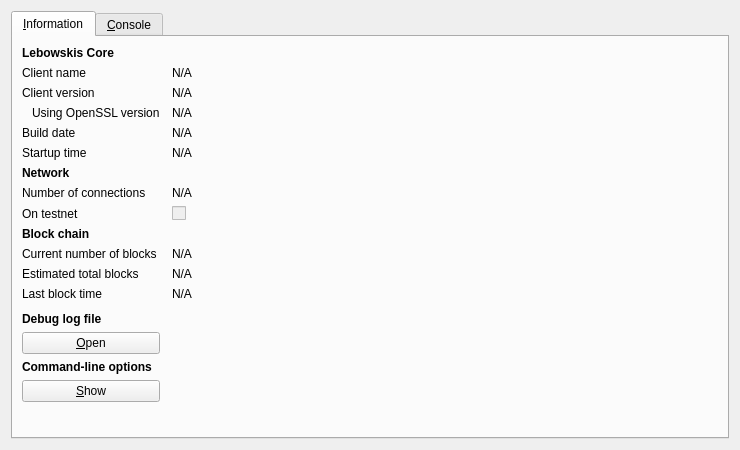
<?xml version="1.0" encoding="UTF-8"?>
<ui version="4.0">
 <class>RPCConsole</class>
 <widget class="QDialog" name="RPCConsole">
  <property name="geometry">
   <rect>
    <x>0</x>
    <y>0</y>
    <width>740</width>
    <height>450</height>
   </rect>
  </property>
  <property name="windowTitle">
   <string>Lebowskis - Debug window</string>
  </property>
  <layout class="QVBoxLayout" name="verticalLayout_2">
   <item>
    <widget class="QTabWidget" name="tabWidget">
     <property name="currentIndex">
      <number>0</number>
     </property>
     <widget class="QWidget" name="tab_info">
      <attribute name="title">
       <string>&amp;Information</string>
      </attribute>
      <layout class="QGridLayout" name="gridLayout" columnstretch="0,1">
       <property name="horizontalSpacing">
        <number>12</number>
       </property>
       <item row="0" column="0">
        <widget class="QLabel" name="label_9">
         <property name="font">
          <font>
           <weight>75</weight>
           <bold>true</bold>
          </font>
         </property>
         <property name="text">
          <string>Lebowskis Core</string>
         </property>
        </widget>
       </item>
       <item row="1" column="0">
        <widget class="QLabel" name="label_5">
         <property name="text">
          <string>Client name</string>
         </property>
        </widget>
       </item>
       <item row="1" column="1">
        <widget class="QLabel" name="clientName">
         <property name="cursor">
          <cursorShape>IBeamCursor</cursorShape>
         </property>
         <property name="text">
          <string>N/A</string>
         </property>
         <property name="textFormat">
          <enum>Qt::PlainText</enum>
         </property>
         <property name="textInteractionFlags">
          <set>Qt::LinksAccessibleByMouse|Qt::TextSelectableByKeyboard|Qt::TextSelectableByMouse</set>
         </property>
        </widget>
       </item>
       <item row="2" column="0">
        <widget class="QLabel" name="label_6">
         <property name="text">
          <string>Client version</string>
         </property>
        </widget>
       </item>
       <item row="2" column="1">
        <widget class="QLabel" name="clientVersion">
         <property name="cursor">
          <cursorShape>IBeamCursor</cursorShape>
         </property>
         <property name="text">
          <string>N/A</string>
         </property>
         <property name="textFormat">
          <enum>Qt::PlainText</enum>
         </property>
         <property name="textInteractionFlags">
          <set>Qt::LinksAccessibleByMouse|Qt::TextSelectableByKeyboard|Qt::TextSelectableByMouse</set>
         </property>
        </widget>
       </item>
       <item row="3" column="0">
        <widget class="QLabel" name="label_14">
         <property name="text">
          <string>Using OpenSSL version</string>
         </property>
         <property name="indent">
          <number>10</number>
         </property>
        </widget>
       </item>
       <item row="3" column="1">
        <widget class="QLabel" name="openSSLVersion">
         <property name="cursor">
          <cursorShape>IBeamCursor</cursorShape>
         </property>
         <property name="text">
          <string>N/A</string>
         </property>
         <property name="textFormat">
          <enum>Qt::PlainText</enum>
         </property>
         <property name="textInteractionFlags">
          <set>Qt::LinksAccessibleByMouse|Qt::TextSelectableByKeyboard|Qt::TextSelectableByMouse</set>
         </property>
        </widget>
       </item>
       <item row="4" column="0">
        <widget class="QLabel" name="label_12">
         <property name="text">
          <string>Build date</string>
         </property>
        </widget>
       </item>
       <item row="4" column="1">
        <widget class="QLabel" name="buildDate">
         <property name="cursor">
          <cursorShape>IBeamCursor</cursorShape>
         </property>
         <property name="text">
          <string>N/A</string>
         </property>
         <property name="textFormat">
          <enum>Qt::PlainText</enum>
         </property>
         <property name="textInteractionFlags">
          <set>Qt::LinksAccessibleByMouse|Qt::TextSelectableByKeyboard|Qt::TextSelectableByMouse</set>
         </property>
        </widget>
       </item>
       <item row="5" column="0">
        <widget class="QLabel" name="label_13">
         <property name="text">
          <string>Startup time</string>
         </property>
        </widget>
       </item>
       <item row="5" column="1">
        <widget class="QLabel" name="startupTime">
         <property name="cursor">
          <cursorShape>IBeamCursor</cursorShape>
         </property>
         <property name="text">
          <string>N/A</string>
         </property>
         <property name="textFormat">
          <enum>Qt::PlainText</enum>
         </property>
         <property name="textInteractionFlags">
          <set>Qt::LinksAccessibleByMouse|Qt::TextSelectableByKeyboard|Qt::TextSelectableByMouse</set>
         </property>
        </widget>
       </item>
       <item row="6" column="0">
        <widget class="QLabel" name="label_11">
         <property name="font">
          <font>
           <weight>75</weight>
           <bold>true</bold>
          </font>
         </property>
         <property name="text">
          <string>Network</string>
         </property>
        </widget>
       </item>
       <item row="7" column="0">
        <widget class="QLabel" name="label_7">
         <property name="text">
          <string>Number of connections</string>
         </property>
        </widget>
       </item>
       <item row="7" column="1">
        <widget class="QLabel" name="numberOfConnections">
         <property name="cursor">
          <cursorShape>IBeamCursor</cursorShape>
         </property>
         <property name="text">
          <string>N/A</string>
         </property>
         <property name="textFormat">
          <enum>Qt::PlainText</enum>
         </property>
         <property name="textInteractionFlags">
          <set>Qt::LinksAccessibleByMouse|Qt::TextSelectableByKeyboard|Qt::TextSelectableByMouse</set>
         </property>
        </widget>
       </item>
       <item row="8" column="0">
        <widget class="QLabel" name="label_8">
         <property name="text">
          <string>On testnet</string>
         </property>
        </widget>
       </item>
       <item row="8" column="1">
        <widget class="QCheckBox" name="isTestNet">
         <property name="enabled">
          <bool>false</bool>
         </property>
         <property name="text">
          <string/>
         </property>
        </widget>
       </item>
       <item row="9" column="0">
        <widget class="QLabel" name="label_10">
         <property name="font">
          <font>
           <weight>75</weight>
           <bold>true</bold>
          </font>
         </property>
         <property name="text">
          <string>Block chain</string>
         </property>
        </widget>
       </item>
       <item row="10" column="0">
        <widget class="QLabel" name="label_3">
         <property name="text">
          <string>Current number of blocks</string>
         </property>
        </widget>
       </item>
       <item row="10" column="1">
        <widget class="QLabel" name="numberOfBlocks">
         <property name="cursor">
          <cursorShape>IBeamCursor</cursorShape>
         </property>
         <property name="text">
          <string>N/A</string>
         </property>
         <property name="textFormat">
          <enum>Qt::PlainText</enum>
         </property>
         <property name="textInteractionFlags">
          <set>Qt::LinksAccessibleByMouse|Qt::TextSelectableByKeyboard|Qt::TextSelectableByMouse</set>
         </property>
        </widget>
       </item>
       <item row="11" column="0">
        <widget class="QLabel" name="label_4">
         <property name="text">
          <string>Estimated total blocks</string>
         </property>
        </widget>
       </item>
       <item row="11" column="1">
        <widget class="QLabel" name="totalBlocks">
         <property name="cursor">
          <cursorShape>IBeamCursor</cursorShape>
         </property>
         <property name="text">
          <string>N/A</string>
         </property>
         <property name="textFormat">
          <enum>Qt::PlainText</enum>
         </property>
         <property name="textInteractionFlags">
          <set>Qt::LinksAccessibleByMouse|Qt::TextSelectableByKeyboard|Qt::TextSelectableByMouse</set>
         </property>
        </widget>
       </item>
       <item row="12" column="0">
        <widget class="QLabel" name="label_2">
         <property name="text">
          <string>Last block time</string>
         </property>
        </widget>
       </item>
       <item row="12" column="1">
        <widget class="QLabel" name="lastBlockTime">
         <property name="cursor">
          <cursorShape>IBeamCursor</cursorShape>
         </property>
         <property name="text">
          <string>N/A</string>
         </property>
         <property name="textFormat">
          <enum>Qt::PlainText</enum>
         </property>
         <property name="textInteractionFlags">
          <set>Qt::LinksAccessibleByMouse|Qt::TextSelectableByKeyboard|Qt::TextSelectableByMouse</set>
         </property>
        </widget>
       </item>
       <item row="13" column="0">
        <spacer name="verticalSpacer_2">
         <property name="orientation">
          <enum>Qt::Vertical</enum>
         </property>
         <property name="sizeHint" stdset="0">
          <size>
           <width>20</width>
           <height>20</height>
          </size>
         </property>
        </spacer>
       </item>
       <item row="14" column="0">
        <widget class="QLabel" name="labelDebugLogfile">
         <property name="font">
          <font>
           <weight>75</weight>
           <bold>true</bold>
          </font>
         </property>
         <property name="text">
          <string>Debug log file</string>
         </property>
        </widget>
       </item>
       <item row="15" column="0">
        <widget class="QPushButton" name="openDebugLogfileButton">
         <property name="toolTip">
          <string>Open the Lebowskis debug log file from the current data directory. This can take a few seconds for large log files.</string>
         </property>
         <property name="text">
          <string>&amp;Open</string>
         </property>
         <property name="autoDefault">
          <bool>false</bool>
         </property>
        </widget>
       </item>
       <item row="16" column="0">
        <widget class="QLabel" name="labelCLOptions">
         <property name="font">
          <font>
           <weight>75</weight>
           <bold>true</bold>
          </font>
         </property>
         <property name="text">
          <string>Command-line options</string>
         </property>
        </widget>
       </item>
       <item row="17" column="0">
        <widget class="QPushButton" name="showCLOptionsButton">
         <property name="toolTip">
          <string>Show the Lebowskis-Qt help message to get a list with possible Lebowskis command-line options.</string>
         </property>
         <property name="text">
          <string>&amp;Show</string>
         </property>
         <property name="autoDefault">
          <bool>false</bool>
         </property>
        </widget>
       </item>
       <item row="18" column="0">
        <spacer name="verticalSpacer">
         <property name="orientation">
          <enum>Qt::Vertical</enum>
         </property>
         <property name="sizeHint" stdset="0">
          <size>
           <width>20</width>
           <height>40</height>
          </size>
         </property>
        </spacer>
       </item>
      </layout>
     </widget>
     <widget class="QWidget" name="tab_console">
      <attribute name="title">
       <string>&amp;Console</string>
      </attribute>
      <layout class="QVBoxLayout" name="verticalLayout_3">
       <property name="spacing">
        <number>3</number>
       </property>
       <item>
        <widget class="QTextEdit" name="messagesWidget">
         <property name="minimumSize">
          <size>
           <width>0</width>
           <height>100</height>
          </size>
         </property>
         <property name="readOnly">
          <bool>true</bool>
         </property>
         <property name="tabKeyNavigation" stdset="0">
          <bool>false</bool>
         </property>
         <property name="columnCount" stdset="0">
          <number>2</number>
         </property>
        </widget>
       </item>
       <item>
        <layout class="QHBoxLayout" name="horizontalLayout">
         <property name="spacing">
          <number>3</number>
         </property>
         <item>
          <widget class="QLabel" name="label">
           <property name="text">
            <string notr="true">&gt;</string>
           </property>
          </widget>
         </item>
         <item>
          <widget class="QLineEdit" name="lineEdit"/>
         </item>
         <item>
          <widget class="QPushButton" name="clearButton">
           <property name="maximumSize">
            <size>
             <width>24</width>
             <height>24</height>
            </size>
           </property>
           <property name="toolTip">
            <string>Clear console</string>
           </property>
           <property name="text">
            <string/>
           </property>
           <property name="icon">
            <iconset resource="../bitcoin.qrc">
             <normaloff>:/icons/remove</normaloff>:/icons/remove</iconset>
           </property>
           <property name="shortcut">
            <string notr="true">Ctrl+L</string>
           </property>
           <property name="autoDefault">
            <bool>false</bool>
           </property>
          </widget>
         </item>
        </layout>
       </item>
      </layout>
     </widget>
    </widget>
   </item>
  </layout>
 </widget>
 <resources>
  <include location="../bitcoin.qrc"/>
 </resources>
 <connections/>
</ui>
